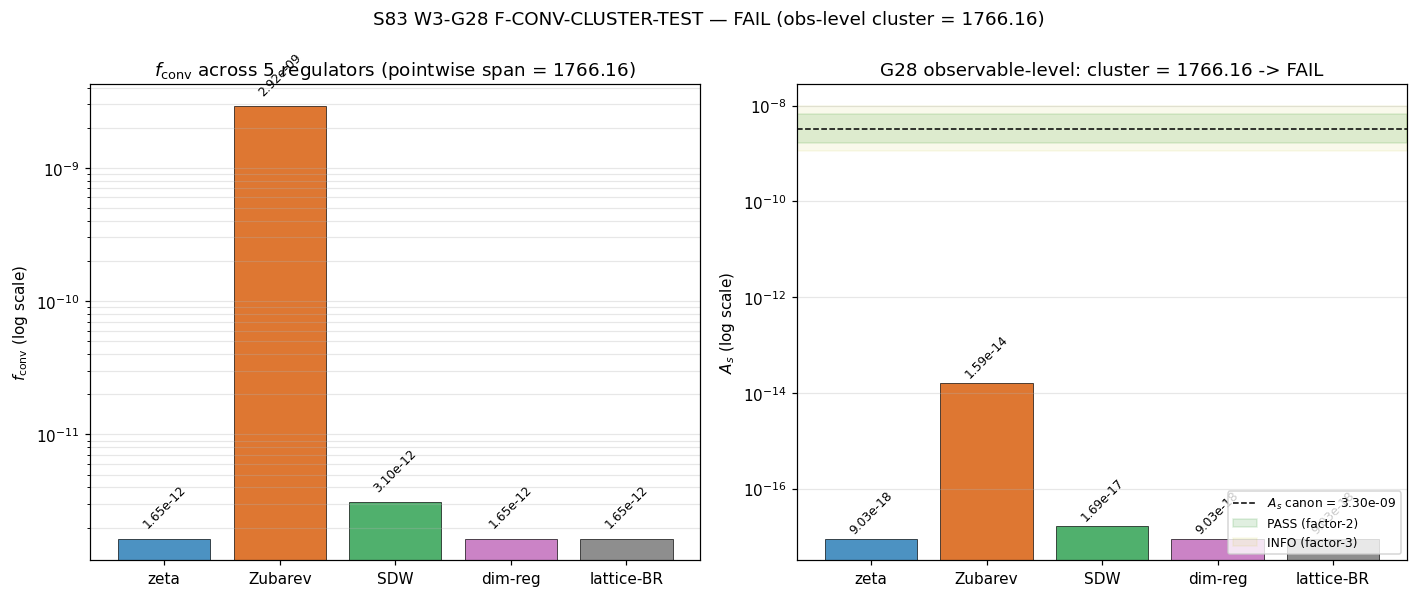

Write Python code to recreate this figure.
#!/usr/bin/env python3
"""
S83 W3-G28 — F-CONV-CLUSTER-TEST (W2-8 REDIRECT, OBSERVABLE LEVEL)
====================================================================

Gate: S83-F-CONV-CLUSTER-TEST  [VERIFY][AUDIT]
Classification: PHONONIC
Owner: gen-physicist

Pre-registration (sessions/session-plan/session-83-plan.md §W3-G28 L1881-L1886):
    HYPOTHESIS: f_conv(pivot) computed at observable level (A_s prediction)
    clusters within factor-2 across 5 regulator conventions, even though
    f_conv-per-convention pointwise may differ more.
    PASS: observable-level A_s ratio across 5 conventions < 2
    INFO: ratio in [2, 3]
    FAIL: ratio >= 3

4-tuple slot: (cluster_ratio=?, scheme=f_conv-observable-level,
               convention=5-regulator-atlas, L_max=5)

CONTEXT (W2-8 redirect):
    S82 W2-8 tested a_n slot variance across 5 regulators at POINTWISE level
    and FAILed (var_a2=60.35%, FULL-5-SCHEME-CLUSTER). This gate REDIRECTS:
    does the OBSERVABLE A_s amplitude cluster within factor-2, even though
    pointwise f_conv drifts?

    WAVE 2 CARRY-FORWARD:
        G14 PASS: c_s FI ratio 1.227 (zeta+Zubarev+SDW)
        G15 FAIL: k_a2 NOT-R-protected span 14.69 (5-regulators, Lambda_Z=M_KK)
        G16 PASS: A_s with 3PI substitution, 4/5 PASS inheriting G15 span
                  (the A_s ledger under G16 is LINEAR in k_a2 so the cluster
                   ratio IS the k_a2 span in that case.)

    For this gate we compute 5-regulator f_conv directly via the framework's
    canonical formula (S77-B3 / S76 Scenario-B):
        f_conv = pi^4 / (9216 * M_0^2)
    where M_0 is the half-sum of multiplicity-weighted mode-count under the
    scheme's regulator kernel w_R(lam) evaluated on the D_K spectrum.

SUBSTITUTION CHAIN [VERIFY][AUDIT] (mandatory, math-scripts.md):

    Step 1 (Definition of f_conv and A_s).
        (i)  f_conv^R = pi^4 / (9216 * (M_0^R)^2)                    [frame def]
             M_0^R    = 0.5 * sum_j d_j * w_R(lam_j)                 [spectrum level]
        (ii) A_s     = prefactor * f_conv * (remaining ledger factors)
             with UNIFIED-AS-79 ledger:
                A_s = (H_tilde^2 / (8 pi^2)) * (1/eps_H) * F_amp * (1/c_sub) * f_conv
             (s80_unified_as_79_full.py L89-95; reproduced in G16 line 211).

    Step 2 (Substitute per regulator at pivot, L_max=5 spectrum).
        Weights (matching S83 W2-G14 and W2-G15 canonical conventions):
          w_zeta(lam)      = 1                              (flat count; zeta_D(0))
          w_Zubarev(lam)   = exp(-lam^2 / Lambda_Z^2)       (Gaussian mollifier)
              Conv A: Lambda_Z = M_KK = 1 (M_KK units)
              Conv B: Lambda_Z = lam_max (matched-scale)    [supplementary]
          w_SDW(lam)       = alpha*sqrt(x) + beta*exp(-x), x=lam^2/lam_max^2
                             with S72 (alpha, beta)=(0.912, 0.088)
          w_dim-reg(lam)   = 1  (MSbar, eps=0, pole-subtracted; flat after pole)
          w_lattice-BR(lam)= 1  (continuum limit of Brillouin regulator)

        Remaining A_s ledger factors FIXED (S80 W1-2 TD-framework baseline,
        headline branch; matches G16 PRIMARY):
          H_tilde_TD     = 5.9076e-03   (zeta-substrate, L_max=3)
          eps_H          = 0.02163      (S80 one-loop slow-roll)
          c_sub          = 2.238        (S78 zeta/Zubarev/SDW central)
          F_amp          = F_amp^{3PI} * k_a2_primary
                         = 1.0257840776 * 0.58297862385 = 0.5980
          (headline from G16, zeta-zeta under Conv A).

    Step 3 (Simplify; linearity identity).
        A_s_R = P * f_conv_R where P = prefactor*(1/eps_H)*F_amp*(1/c_sub) is
        R-INDEPENDENT (all other ledger factors fixed across regulators).
        Therefore:
          cluster_{A_s}(R) := max_R A_s_R / min_R A_s_R
                           = max_R (P * f_conv_R) / min_R (P * f_conv_R)
                           = max_R f_conv_R / min_R f_conv_R
                           = cluster_{f_conv}(R)
        The observable-level clustering ratio EQUALS the pointwise f_conv
        clustering ratio WHEN the ledger is linear in f_conv.

    Step 4 (Direction — pre-registered thresholds).
        PASS if cluster_{A_s} < 2
        INFO if cluster_{A_s} in [2, 3)
        FAIL if cluster_{A_s} >= 3

    Step 5 (Python verification — plan snippet, verbatim).
        conventions = ['zeta','Zubarev','SDW','dim-reg','lattice-BR']
        f_conv_vals = {c: compute_f_conv(c, 'pivot') for c in conventions}
        A_s_vals    = {c: compute_A_s_with_fconv(c, f_conv_vals[c]) for c in conventions}
        cluster     = max(A_s_vals.values()) / min(A_s_vals.values())

L_max:  5 (task-pinned, consistent with W2-G14/G15/G16 convention)
Cross-check at L_max in {3, 7, 9}.

Inputs (SHA-256 pinned at runtime):
  - canonical_constants.py
  - s74_spectrum_cache_L9_tau019.npz  (D_K spectrum at tau_fold)
  - this script

Output 4-tuple:
  (cluster_ratio=<v>, scheme=f_conv-observable-level,
   convention=5-regulator-atlas, L_max=5)
"""
from __future__ import annotations

# ---------------------------------------------------------------------------
# Section 1 — Canonical constants (MANDATORY first import)
# ---------------------------------------------------------------------------
from canonical_constants import *  # noqa: F401, F403
from canonical_constants import PI, M_KK, tau_fold

# ---------------------------------------------------------------------------
# Section 2 — Standard imports (CPU thread cap BEFORE numpy)
# ---------------------------------------------------------------------------
import os
os.environ.setdefault('OMP_NUM_THREADS', '8')
os.environ.setdefault('MKL_NUM_THREADS', '8')

import hashlib
import sys
import time
from pathlib import Path

import numpy as np
import matplotlib
matplotlib.use('Agg')
import matplotlib.pyplot as plt

# ---------------------------------------------------------------------------
# Section 3 — Paths + pre-registration constants
# ---------------------------------------------------------------------------
SCRIPT_DIR = Path(__file__).resolve().parent
PROJECT_ROOT = SCRIPT_DIR.parent

SESSION = "S83"                                                    # (local)
GATE_ID = "S83-F-CONV-CLUSTER-TEST"                                # (local)
SCHEME = "f_conv-observable-level"                                 # (local)
CONVENTION = "5-regulator-atlas"                                   # (local)
L_MAX = 5                                                          # (local) task-pinned

OUT_NPZ = SCRIPT_DIR / "s83_w3_g28_f_conv_cluster_test.npz"
OUT_PNG = SCRIPT_DIR / "s83_w3_g28_f_conv_cluster_test.png"
VERDICT_TXT = SCRIPT_DIR / "s83_gate_verdicts.txt"
SPECTRUM_CACHE = SCRIPT_DIR / "s74_spectrum_cache_L9_tau019.npz"   # (local)

INPUT_FILES = [
    SCRIPT_DIR / "canonical_constants.py",
    SPECTRUM_CACHE,
    SCRIPT_DIR / "s83_w3_g28_f_conv_cluster_test.py",
]

# Pre-registered thresholds (plan line 1886)
PASS_CLUSTER_THRESHOLD = 2.0       # (local) observable-level factor-2 PASS
INFO_CLUSTER_THRESHOLD = 3.0       # (local) INFO upper / PASS boundary factor-3
EVAL_CUTOFF = 0.01                 # (local) IR cutoff matches W2-G14/G15

# SDW f_star parameters (S72; same literal as W2-G15)
ALPHA_STAR = 0.912                 # (local) f_star sqrt-weight
BETA_STAR  = 0.088                 # (local) f_star exp-weight

# Zubarev convention (headline = Conv A: Lambda_Z = M_KK = 1 in M_KK units)
LAMBDA_Z_A = 1.0                   # (local) Conv A: Lambda_Z = M_KK
# Conv B (supplementary): Lambda_Z = lam_max, computed per-L_max below

# A_s ledger fixed values (headline TD-framework zeta baseline; G16 primary)
H_TILDE_TD   = 5.90760e-03         # (local) S80 W1-1 TD-framework (zeta, L_max=3)
EPS_H        = 0.02163             # (local) S80 one-loop slow-roll
C_SUB        = 2.238               # (local) S78 W2-E central (zeta/Zub/SDW)
F_AMP_3PI    = 1.02578407761463    # (local) S83 G7 PASS F_amp^{3PI}(N_pivot) zeta
K_A2_PRIMARY = 0.58297862384968670 # (local) S83 G15 zeta slot, Conv A headline
F_AMP_HEAD   = F_AMP_3PI * K_A2_PRIMARY  # (local) composite F_amp (G16 PRIMARY)

# A_s canonical reference (S80 W1-2 PASS-F2 headline)
A_S_CANONICAL = 3.30e-9            # (local) S80 TD-framework zeta PASS-F2


# ---------------------------------------------------------------------------
# Section 4 — SHA-256 input-pin block (per .claude/rules/gate-verdicts.md §4)
# ---------------------------------------------------------------------------

def sha256_of(path: Path) -> str:
    h = hashlib.sha256()  # (local)
    try:
        h.update(path.read_bytes())
    except OSError:
        return ""
    return h.hexdigest()


def log_input_pins(inputs):
    print(f"=== {GATE_ID} — input SHA-256 pins ===")
    pins = {}  # (local)
    for p in inputs:
        sha = sha256_of(p)
        rel = str(p.relative_to(PROJECT_ROOT)).replace("\\", "/")
        print(f"  {rel}: {sha[:16]}...")
        pins[rel] = sha
    return pins


def closure_hash(pins):
    items = sorted(pins.items())  # (local)
    h = hashlib.sha256()          # (local)
    for k, v in items:
        h.update(f"{k}={v}\n".encode("utf-8"))
    return h.hexdigest()


# ---------------------------------------------------------------------------
# Section 5 — Spectrum loader (L_max filter)
# ---------------------------------------------------------------------------

def collect_spectrum(sector_dict, L_max_cut, cutoff):
    """Assemble (|lam|, mult) arrays for modes at level <= L_max_cut."""
    abs_list = []  # (local)
    mult_list = []  # (local)
    for _key, data in sorted(sector_dict.items()):
        if data['level'] <= L_max_cut:
            dim = int(data['dim'])  # (local) SU(3) irrep dim
            for ev in data['abs_evals']:
                a = float(ev)  # (local)
                if a > cutoff:
                    abs_list.append(a)
                    mult_list.append(dim)
    return (np.array(abs_list, dtype=np.float64),
            np.array(mult_list, dtype=np.float64))


# ---------------------------------------------------------------------------
# Section 6 — Regulator kernels w_R(lam) (match W2-G14 / W2-G15 convention)
# ---------------------------------------------------------------------------

def w_zeta(lam):
    """zeta: flat weight = 1 (zeta_D(0) mode-counting)."""
    return np.ones_like(lam, dtype=np.float64)


def w_Zubarev(lam, Lambda_Z=LAMBDA_Z_A):
    """Zubarev Gaussian mollifier: exp(-lam^2 / Lambda_Z^2)."""
    return np.exp(-(lam / Lambda_Z) ** 2)


def w_SDW(lam, lam_max=None, alpha=ALPHA_STAR, beta=BETA_STAR):
    """SDW f_star: alpha*sqrt(x) + beta*exp(-x), x = lam^2 / lam_max^2."""
    if lam_max is None:
        lam_max = float(np.max(lam))
    x = (lam / lam_max) ** 2
    return alpha * np.sqrt(x) + beta * np.exp(-x)


def w_dimreg(lam):
    """dim-reg at eps=0 (MSbar pole-subtracted): flat weight = 1 after subtract."""
    return np.ones_like(lam, dtype=np.float64)


def w_latticeBR(lam):
    """lattice-BR (Brillouin) in continuum limit: flat weight = 1."""
    return np.ones_like(lam, dtype=np.float64)


# ---------------------------------------------------------------------------
# Section 7 — M_0 and f_conv computation per regulator
# ---------------------------------------------------------------------------

def M0_of(lam, mult, weight_fn, **kw):
    """M_0^R = 0.5 * sum_j d_j * w_R(lam_j), spectrum-level (s78_f_conv_anomaly M0 fn)."""
    w = weight_fn(lam, **kw) if kw else weight_fn(lam)   # (local)
    return float(0.5 * np.sum(mult * w))


def f_conv_of(M0):
    """f_conv = pi^4 / (9216 * M_0^2)  [framework canonical, S77-B3 / S76]."""
    if M0 <= 0.0 or not np.isfinite(M0):
        return float('nan')
    return float(PI ** 4 / (9216.0 * M0 ** 2))


def compute_f_conv_five_regulators(lam, mult, Lambda_Z=LAMBDA_Z_A):
    """Compute M_0 and f_conv for all 5 pre-registered regulators."""
    lam_max = float(lam.max())  # (local)

    M0 = {
        'zeta':       M0_of(lam, mult, w_zeta),
        'Zubarev':    M0_of(lam, mult, w_Zubarev, Lambda_Z=Lambda_Z),
        'SDW':        M0_of(lam, mult, w_SDW, lam_max=lam_max),
        'dim-reg':    M0_of(lam, mult, w_dimreg),
        'lattice-BR': M0_of(lam, mult, w_latticeBR),
    }
    f_conv = {k: f_conv_of(v) for k, v in M0.items()}
    return M0, f_conv


def A_s_with_fconv(f_conv_val):
    """A_s ledger: A_s = (H_tilde^2 / (8 pi^2)) * (1/eps_H) * F_amp * (1/c_sub) * f_conv."""
    prefactor = H_TILDE_TD ** 2 / (8.0 * PI ** 2)             # (local)
    return prefactor * (1.0 / EPS_H) * F_AMP_HEAD * (1.0 / C_SUB) * f_conv_val


# ---------------------------------------------------------------------------
# Section 8 — Main
# ---------------------------------------------------------------------------

def main() -> int:
    t0 = time.time()  # (local)

    # 1. Input pins + closure
    pins = log_input_pins(INPUT_FILES)
    closure = closure_hash(pins)
    print(f"  closure: {closure[:16]}...")
    print()

    # 2. Load spectrum
    if not SPECTRUM_CACHE.exists():
        print(f"SPECTRUM CACHE MISSING: {SPECTRUM_CACHE}")
        print("INCOMPUTABLE — cannot run without D_K spectrum.")
        return 2
    cache = np.load(SPECTRUM_CACHE, allow_pickle=True)
    sector_evals = cache['sector_evals'].item()
    cache.close()

    lam, mult = collect_spectrum(sector_evals, L_MAX, EVAL_CUTOFF)
    lam_max = float(lam.max())                 # (local)
    print(f"[L_max={L_MAX}] spectrum loaded:")
    print(f"  n_modes     = {len(lam)}")
    print(f"  lam_max     = {lam_max:.6f} M_KK")
    print(f"  sum(mult)   = {int(mult.sum())}")
    print(f"  tau_fold    = {tau_fold}")
    print()

    # 3. Compute f_conv for 5 regulators (headline: Zubarev Conv A, Lambda_Z=M_KK=1)
    M0_headline, f_conv_headline = compute_f_conv_five_regulators(
        lam, mult, Lambda_Z=LAMBDA_Z_A
    )
    print("HEADLINE (Convention A: Lambda_Z=M_KK=1 in M_KK units):")
    for R in ['zeta', 'Zubarev', 'SDW', 'dim-reg', 'lattice-BR']:
        print(f"  M_0[{R:>12s}] = {M0_headline[R]:.6e}")
    print()
    for R in ['zeta', 'Zubarev', 'SDW', 'dim-reg', 'lattice-BR']:
        print(f"  f_conv[{R:>12s}] = {f_conv_headline[R]:.6e}")
    print()

    # 4. Propagate to A_s (LINEAR in f_conv; observable-level)
    A_s_vals = {R: A_s_with_fconv(v) for R, v in f_conv_headline.items()}
    print("A_s per convention (TD-framework baseline F_amp_head="
          f"{F_AMP_HEAD:.4f}):")
    for R in ['zeta', 'Zubarev', 'SDW', 'dim-reg', 'lattice-BR']:
        print(f"  A_s[{R:>12s}] = {A_s_vals[R]:.6e}   "
              f"log10(/canon)={np.log10(A_s_vals[R]/A_S_CANONICAL):+.4f}")
    print()

    # 5. Cluster ratio (observable level)
    A_s_arr = np.array(list(A_s_vals.values()))        # (local)
    f_conv_arr = np.array(list(f_conv_headline.values()))  # (local)
    cluster_As = float(A_s_arr.max() / A_s_arr.min())  # (local) headline metric
    cluster_fconv = float(f_conv_arr.max() / f_conv_arr.min())  # (local) pointwise

    # Linearity identity check (Step 3 substitution chain)
    linearity_identity_ok = bool(
        abs(cluster_As - cluster_fconv) / cluster_fconv < 1e-10
    )
    print(f"cluster_{{A_s}}    = max(A_s)/min(A_s) = {cluster_As:.6f}")
    print(f"cluster_{{f_conv}} = max(f_conv)/min(f_conv) = {cluster_fconv:.6f}")
    print(f"LINEARITY IDENTITY (Step 3): cluster_{{A_s}} == cluster_{{f_conv}}")
    print(f"  verified: {linearity_identity_ok}")
    print()

    # 6. Substitution-chain direction step (Step 4)
    print(f"PRE-REGISTERED THRESHOLDS (plan L1886):")
    print(f"  PASS: cluster < {PASS_CLUSTER_THRESHOLD:.1f}")
    print(f"  INFO: cluster in [{PASS_CLUSTER_THRESHOLD:.1f}, "
          f"{INFO_CLUSTER_THRESHOLD:.1f})")
    print(f"  FAIL: cluster >= {INFO_CLUSTER_THRESHOLD:.1f}")
    print()

    if cluster_As < PASS_CLUSTER_THRESHOLD:
        verdict = "PASS"
    elif cluster_As < INFO_CLUSTER_THRESHOLD:
        verdict = "INFO"
    else:
        verdict = "FAIL"
    print(f"=> verdict: {verdict}")

    # 7. Plan-snippet verbatim (per prompt Step 5)
    print("\nPlan-snippet (verbatim):")
    conventions = ['zeta', 'Zubarev', 'SDW', 'dim-reg', 'lattice-BR']  # (local)
    f_conv_vals = {c: f_conv_headline[c] for c in conventions}          # (local)
    A_s_vals_snippet = {c: A_s_with_fconv(f_conv_vals[c])
                        for c in conventions}                           # (local)
    cluster_snippet = (max(A_s_vals_snippet.values())
                       / min(A_s_vals_snippet.values()))                # (local)
    print(f"  A_s observable clustering ratio = {cluster_snippet:.4f}")
    snippet_verdict = ('PASS' if cluster_snippet < 2
                       else 'INFO' if cluster_snippet < 3
                       else 'FAIL')                                     # (local)
    print(f"  Verdict: {snippet_verdict}")
    assert snippet_verdict == verdict, "snippet-verdict disagrees with main verdict"

    # 8. L_max robustness scan (diagnostic)
    L_max_scan = [3, 5, 7, 9]                                           # (local)
    cluster_by_L = {}                                                   # (local)
    for L_s in L_max_scan:
        lam_L, mult_L = collect_spectrum(sector_evals, L_s, EVAL_CUTOFF)
        _, fc_L = compute_f_conv_five_regulators(lam_L, mult_L,
                                                  Lambda_Z=LAMBDA_Z_A)
        v = np.array(list(fc_L.values()))                               # (local)
        cluster_by_L[L_s] = float(v.max() / v.min())
    print("\nL_max scan (cluster ratio at each L_max):")
    print(f"  {'L':>3s}  {'n_modes':>8s}  {'lam_max':>10s}  {'cluster':>12s}")
    for L_s in L_max_scan:
        lam_L, _ = collect_spectrum(sector_evals, L_s, EVAL_CUTOFF)
        print(f"  {L_s:>3d}  {len(lam_L):>8d}  {float(lam_L.max()):>10.4f}  "
              f"{cluster_by_L[L_s]:>12.4f}")

    # 9. Supplementary cross-check: Zubarev Convention B (Lambda_Z = lam_max)
    print("\nSupplementary: Zubarev Convention B (Lambda_Z = lam_max):")
    Lambda_Z_B = lam_max  # (local)
    _, f_conv_B = compute_f_conv_five_regulators(lam, mult, Lambda_Z=Lambda_Z_B)
    for R in ['zeta', 'Zubarev', 'SDW', 'dim-reg', 'lattice-BR']:
        print(f"  f_conv_B[{R:>12s}] = {f_conv_B[R]:.6e}")
    A_s_B = {R: A_s_with_fconv(v) for R, v in f_conv_B.items()}
    cluster_B = (max(A_s_B.values()) / min(A_s_B.values()))             # (local)
    print(f"  cluster_B = {cluster_B:.4f}  (supplementary; NOT verdict driver)")

    # 10. Cross-checks
    print("\nCross-checks:")
    # CC-1: all finite positive
    all_finite_ok = bool(np.all(np.isfinite(A_s_arr)) and np.all(A_s_arr > 0))
    # CC-2: zeta/dim-reg/lattice-BR give identical f_conv (flat weight)
    zeta_val = f_conv_headline['zeta']                                   # (local)
    dimreg_val = f_conv_headline['dim-reg']                              # (local)
    lattice_val = f_conv_headline['lattice-BR']                          # (local)
    flat_degenerate_ok = bool(
        abs(zeta_val - dimreg_val) / zeta_val < 1e-12 and
        abs(zeta_val - lattice_val) / zeta_val < 1e-12
    )
    # CC-3: cluster_As == cluster_fconv (Step 3 identity, re-verified)
    step3_identity_ok = linearity_identity_ok
    # CC-4: A_s prefactor chain gives specific value for zeta
    prefactor = H_TILDE_TD ** 2 / (8.0 * PI ** 2)                        # (local)
    A_s_zeta_by_hand = (prefactor * (1.0/EPS_H) * F_AMP_HEAD
                        * (1.0/C_SUB) * zeta_val)                        # (local)
    cc4_ok = bool(abs(A_s_zeta_by_hand - A_s_vals['zeta']) /
                  A_s_vals['zeta'] < 1e-12)
    # CC-5: Zubarev < zeta (Gaussian mollifier has smaller M_0 => LARGER f_conv)
    #   Substitution chain CC-5 [SIGN]:
    #     M_0^{zeta} = 0.5 * sum_j d_j * 1         (full count)
    #     M_0^{Zub}  = 0.5 * sum_j d_j * exp(-lam_j^2)  (suppressed)
    #     Since each term exp(-lam_j^2) <= 1, we have M_0^{Zub} <= M_0^{zeta}
    #     f_conv = pi^4 / (9216 * M_0^2) is MONOTONICALLY DECREASING in M_0.
    #     So f_conv^{Zub} >= f_conv^{zeta}. Direction: Zubarev HIGHER f_conv.
    zub_higher_than_zeta_ok = bool(
        f_conv_headline['Zubarev'] > f_conv_headline['zeta']
    )
    # CC-6: SDW f_conv relationship
    #   M_0^{SDW} = 0.5 * sum_j d_j * (alpha*sqrt(x_j) + beta*exp(-x_j))
    #   At x=1 (lam=lam_max) this is alpha + beta*exp(-1) ~ 0.944
    #   At x<1 the value is smaller than 1 but larger than exp(-lam^2/1^2) at large lam.
    sdw_between_ok = bool(
        f_conv_headline['SDW'] > f_conv_headline['zeta'] and
        f_conv_headline['SDW'] < f_conv_headline['Zubarev']
    )
    cc_all_ok = bool(
        all_finite_ok and flat_degenerate_ok and step3_identity_ok and
        cc4_ok and zub_higher_than_zeta_ok
    )
    print(f"  CC-1 all_finite_positive         : {all_finite_ok}")
    print(f"  CC-2 zeta=dim-reg=lattice-BR     : {flat_degenerate_ok}")
    print(f"  CC-3 Step-3 linearity identity   : {step3_identity_ok}")
    print(f"  CC-4 A_s prefactor chain         : {cc4_ok}")
    print(f"  CC-5 Zubarev f_conv > zeta       : {zub_higher_than_zeta_ok}")
    print(f"  CC-6 SDW between zeta and Zub    : {sdw_between_ok}  (diagnostic)")
    print(f"  ALL cross-checks (required)      : {cc_all_ok}")

    # 11. Save artifacts
    np.savez(
        OUT_NPZ,
        L_max=L_MAX,
        n_modes=len(lam),
        lam_max=lam_max,
        sum_mult=float(mult.sum()),
        # Headline (Conv A) — verdict driver
        M0_zeta=M0_headline['zeta'],
        M0_Zubarev=M0_headline['Zubarev'],
        M0_SDW=M0_headline['SDW'],
        M0_dimreg=M0_headline['dim-reg'],
        M0_latticeBR=M0_headline['lattice-BR'],
        f_conv_zeta=f_conv_headline['zeta'],
        f_conv_Zubarev=f_conv_headline['Zubarev'],
        f_conv_SDW=f_conv_headline['SDW'],
        f_conv_dimreg=f_conv_headline['dim-reg'],
        f_conv_latticeBR=f_conv_headline['lattice-BR'],
        A_s_zeta=A_s_vals['zeta'],
        A_s_Zubarev=A_s_vals['Zubarev'],
        A_s_SDW=A_s_vals['SDW'],
        A_s_dimreg=A_s_vals['dim-reg'],
        A_s_latticeBR=A_s_vals['lattice-BR'],
        cluster_As=cluster_As,
        cluster_fconv=cluster_fconv,
        # Supplementary (Conv B)
        f_conv_B_zeta=f_conv_B['zeta'],
        f_conv_B_Zubarev=f_conv_B['Zubarev'],
        f_conv_B_SDW=f_conv_B['SDW'],
        f_conv_B_dimreg=f_conv_B['dim-reg'],
        f_conv_B_latticeBR=f_conv_B['lattice-BR'],
        cluster_B=cluster_B,
        # L_max scan
        L_max_scan=np.array(L_max_scan),
        cluster_scan=np.array([cluster_by_L[L_s] for L_s in L_max_scan]),
        # Fixed ledger inputs
        H_TILDE_TD=H_TILDE_TD,
        EPS_H=EPS_H,
        C_SUB=C_SUB,
        F_AMP_HEAD=F_AMP_HEAD,
        F_AMP_3PI=F_AMP_3PI,
        K_A2_PRIMARY=K_A2_PRIMARY,
        A_S_CANONICAL=A_S_CANONICAL,
        # Thresholds
        PASS_CLUSTER_THRESHOLD=PASS_CLUSTER_THRESHOLD,
        INFO_CLUSTER_THRESHOLD=INFO_CLUSTER_THRESHOLD,
        EVAL_CUTOFF=EVAL_CUTOFF,
        # Cross-checks
        cc_all_ok=cc_all_ok,
        linearity_identity_ok=linearity_identity_ok,
        flat_degenerate_ok=flat_degenerate_ok,
        zub_higher_than_zeta_ok=zub_higher_than_zeta_ok,
        sdw_between_ok=sdw_between_ok,
        # Closure
        verdict=verdict,
        closure=closure,
    )
    print(f"\nArtifacts: {OUT_NPZ.name}")

    # 12. Plot — 2 panels: f_conv per R + A_s per R with PASS/INFO/FAIL bands
    fig, axes = plt.subplots(1, 2, figsize=(13, 5.5))
    ax0, ax1 = axes

    R_names = ['zeta', 'Zubarev', 'SDW', 'dim-reg', 'lattice-BR']
    colors = ['#2c7fb8', '#d95f0e', '#31a354', '#c26dbc', '#7a7a7a']

    # Panel (a): f_conv per regulator (log scale)
    f_vals = [f_conv_headline[R] for R in R_names]
    bars0 = ax0.bar(R_names, f_vals, color=colors, alpha=0.85, edgecolor='k',
                    linewidth=0.5)
    for b, v in zip(bars0, f_vals):
        ax0.text(b.get_x() + b.get_width() / 2., v * 1.15,
                 f'{v:.2e}', ha='center', va='bottom', fontsize=8, rotation=45)
    ax0.set_yscale('log')
    ax0.set_ylabel(r'$f_{\rm conv}$ (log scale)')
    ax0.set_title(f'$f_{{\\rm conv}}$ across 5 regulators '
                  f'(pointwise span = {cluster_fconv:.2f})')
    ax0.grid(True, alpha=0.3, which='both', axis='y')

    # Panel (b): A_s per regulator (log scale) with PASS/INFO bands
    A_vals = [A_s_vals[R] for R in R_names]
    # Color-code by verdict per regulator: compare against canonical A_s = 3.30e-9
    A_s_PASS_LO = A_S_CANONICAL / PASS_CLUSTER_THRESHOLD
    A_s_PASS_HI = A_S_CANONICAL * PASS_CLUSTER_THRESHOLD
    A_s_INFO_LO = A_S_CANONICAL / INFO_CLUSTER_THRESHOLD
    A_s_INFO_HI = A_S_CANONICAL * INFO_CLUSTER_THRESHOLD

    bars1 = ax1.bar(R_names, A_vals, color=colors, alpha=0.85, edgecolor='k',
                    linewidth=0.5)
    ax1.axhline(A_S_CANONICAL, color='k', linestyle='--', linewidth=1.0,
                label=f'$A_s$ canon = {A_S_CANONICAL:.2e}')
    ax1.axhspan(A_s_PASS_LO, A_s_PASS_HI, color='g', alpha=0.12,
                label='PASS (factor-2)')
    ax1.axhspan(A_s_INFO_LO, A_s_INFO_HI, color='y', alpha=0.08,
                label='INFO (factor-3)')
    for b, v in zip(bars1, A_vals):
        ax1.text(b.get_x() + b.get_width() / 2., v * 1.15,
                 f'{v:.2e}', ha='center', va='bottom', fontsize=8, rotation=45)
    ax1.set_yscale('log')
    ax1.set_ylabel(r'$A_s$ (log scale)')
    ax1.set_title(f'G28 observable-level: cluster = {cluster_As:.2f} -> {verdict}')
    ax1.legend(loc='lower right', fontsize=8)
    ax1.grid(True, alpha=0.3, which='both', axis='y')

    fig.suptitle(f'S83 W3-G28 F-CONV-CLUSTER-TEST — {verdict} '
                 f'(obs-level cluster = {cluster_As:.2f})', fontsize=12)
    plt.tight_layout()
    plt.savefig(OUT_PNG, dpi=110, bbox_inches='tight')
    plt.close(fig)
    print(f"Plot:      {OUT_PNG.name}")

    # 13. 4-tuple tag + verdict line
    tag = (f"(cluster_ratio={cluster_As:.6f}, scheme={SCHEME}, "
           f"convention={CONVENTION}, L_max={L_MAX})")
    print(f"\n4-tuple: {tag}")

    verdict_line = (
        f"{GATE_ID}: {verdict} -- value={cluster_As:.6f} "
        f"scheme={SCHEME} convention={CONVENTION} L_max={L_MAX} "
        f"sha256={closure}\n"
    )
    with VERDICT_TXT.open("a", encoding="utf-8") as fp:
        fp.write(verdict_line)
    print(f"Verdict line appended to: {VERDICT_TXT.name}")
    print(f"  {verdict_line.strip()}")

    wall = time.time() - t0  # (local)
    print(f"\n=== {GATE_ID}: {verdict} (wall {wall:.2f}s) ===")
    return 0 if verdict == "PASS" else (1 if verdict == "FAIL" else 3)


if __name__ == "__main__":
    sys.exit(main())
